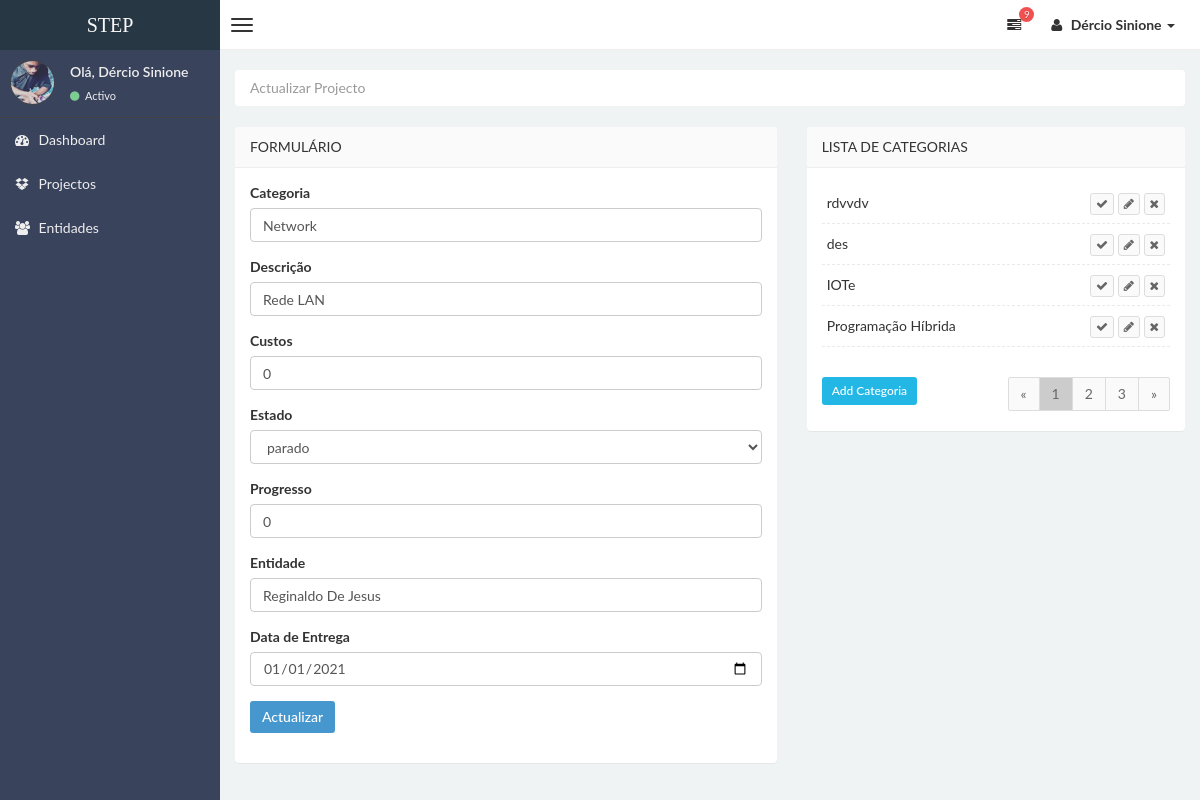
Screenshot of /projectos/update?en=12 (signed in) with the database file from the repository.
### stepsite/models.py (models this page shows, shortened)
class Usuarios(db.Model,UserMixin):
    id = db.Column(db.Integer,primary_key=True)
    nome = db.Column(db.String(30), unique=True, nullable=False)
    email = db.Column(db.String(100), unique=True, nullable=False)
    senha = db.Column(db.String(100), unique=False, nullable=False)
    imagem = db.Column(db.String(30), nullable=False, default='defaultUser.jpg')
    categorias = db.relationship('Categorias', backref='usuarios', lazy=True)
    entidades = db.relationship('Entidades', backref='usuarios', lazy=True)
    projectos = db.relationship('Projectos', backref='usuarios', lazy=True)

class Projectos(db.Model):
    id = db.Column(db.Integer,primary_key=True)
    idcategoria = db.Column(db.Integer, db.ForeignKey('categorias.id'),nullable=False)
    descricao = db.Column(db.String(100), nullable=False)
    custos = db.Column(db.Integer, default=0)
    dataEntrega = db.Column(db.Date)
    dataRegisto = db.Column(db.DateTime,default=datetime.utcnow)
    estado = db.Column(db.String(20),nullable=False,default='prado')
    progresso = db.Column(db.Integer,default='0')
    dataConclusao = db.Column(db.DateTime,default=None)
    idEntidade = db.Column(db.Integer, db.ForeignKey('entidades.id'),nullable=False)
    idUsuario = db.Column(db.Integer, db.ForeignKey('usuarios.id'),nullable=False)
    categoria = db.relationship('Categorias', backref='categoria', lazy=True)
    entidade = db.relationship('Entidades', backref='entidade', lazy=True)

class Categorias(db.Model):
    id = db.Column(db.Integer,primary_key=True)
    nome = db.Column(db.String(50), nullable=False)
    idUser = db.Column(db.Integer, db.ForeignKey('usuarios.id'),nullable=False)
    projectos = db.relationship('Projectos', backref='categorias', lazy=True)

### stepsite/projectos/routes.py (the view, shortened to what this page needs)
@projects.route("/projectos/update",methods=['GET','POST'])
@login_required
def updateprojecto():
    page = request.args.get('page',1, type=int)
    en = request.args.get('en',0, type=int)
    projecto = Projectos.query.get(en)
    form = FormProjectos()
    per_page = 4
    result = Categorias.query.order_by(Categorias.id.desc()).filter_by(idUser=current_user.id).paginate(page=page,per_page=per_page)
    if request.method == 'POST':
        form.custos.data = request.form['custos']
        form.progresso.data = request.form['progresso']
        form.dataEntrega.data = request.form['dataEntrega']
        form.estado.data = request.form['estado']
    else:
        if projecto is not None:
            form.idProjecto.data = projecto.id
            form.idCategoria.data = projecto.idcategoria
            form.categoria.data = projecto.categoria.nome
            form.descricao.data = projecto.descricao
            form.idEntidade.data = projecto.idEntidade
            form.entidade.data = projecto.entidade.nome
            form.custos.data = projecto.custos
            form.progresso.data = projecto.progresso
            form.dataEntrega.data = projecto.dataEntrega
            form.estado.data = projecto.estado
        else:
            return redirect(url_for('projects.projectos'))
    return render_template("updateprojectos.html",title="STEP | Actualizar Projectos",result=result,form=form,curpage=page)

### stepsite/templates/updateprojectos.html (shortened to what this page needs)
{% extends "layoutAdmin.html" %}
{% block content %}
<div class="row">
    <div class="col-md-12">
        <ul class="breadcrumb">
            <li class="active">Actualizar Projecto</li>
        </ul>
    </div>
</div>
<div class="col-md-12">
   </div>
<section class="row">
    <div class="col-lg-7">
        <section class="panel">
            <header class="panel-heading">
                Formulário
            </header>
            <div class="panel-body">
                <form role="form" name="formProjectos" method="POST" action="{{url_for('projects.updateprojecto')}}">
                    <div class="form-group">
                        {{ form.categoria.label(class="form-control-label")}}
                        {% if form.categoria.errors %}
                          {{ form.categoria(class="form-control form-control is-invalid",placeholder="Categoria",style="background-color: white;",readonly="true",autocomplete="off")}}
                        <div class="invalid-feedback">
                                {% for erro in form.categoria.errors %}
                                    <span>{{ erro }}</span>
                                {% endfor %}
                        </div>
                        {% else %}
                            {{ form.categoria(class="form-control form-control",placeholder="Categoria",readonly="True",style="background-color: white;",autocomplete="off")}}
                        {% endif %}
                    </div>
                    <div class="form-group">
                        {{ form.descricao.label(class="form-control-label")}}
                        {% if form.descricao.errors %}
                          {{ form.descricao(class="form-control form-control is-invalid",placeholder="Descrição",autocomplete="off")}}
                        <div class="invalid-feedback">
                                {% for erro in form.descricao.errors %}
                                    <span>{{ erro }}</span>
                                {% endfor %}
                        </div>
                        {% else %}
                            {{ form.descricao(class="form-control form-control",placeholder="Descrição",autocomplete="off")}}
                        {% endif %}
                    </div>
                    <div class="form-group">
                        <label for="">Custos</label>
                       {% if form.custos.errors %}
                       <input type="number" class="form-control form-control is-invalid" value="{{form.custos.data}}" name="custos" placeholder="Custos" autocomplete="off">
                     <div class="invalid-feedback">
                             {% for erro in form.custos.errors %}
                                 <span>{{ erro }}</span>
                             {% endfor %}
                     </div>
                     {% else %}
                         <input type="number" class="form-control form-control" value="{{form.custos.data}}" name="custos" placeholder="Custos" autocomplete="off">
                     {% endif %}
                    </div>
                    <div class="form-group">
                        <label for="selectestado">Estado</label>
                        <select class="form-control m-b-10" name="estado" id="selectestado">
                            <option  value="parado">parado</option>
                        </select>
                     </div>
                    <div class="form-group">
                        <label for="">Progresso</label>
                        {% if form.progresso.errors %}
                        <input type="number" maxlength="100" class="form-control form-control is-invalid" value="{{form.progresso.data}}" name="progresso" placeholder="Progresso" autocomplete="off">
                      <div class="invalid-feedback">
                              {% for erro in form.progresso.errors %}
                                  <span>{{ erro }}</span>
                              {% endfor %}
                      </div>
                      {% else %}
                          <input type="number" maxlength="100" class="form-control form-control" value="{{form.progresso.data}}" name="progresso" placeholder="Progresso" autocomplete="off">
                      {% endif %}
                     </div>
                    <div class="form-group">
                        {{ form.entidade.label(class="form-control-label")}}
                        {% if form.entidade.errors %}
                          {{ form.entidade(class="form-control form-control is-invalid",placeholder="Entidade",style="background-color: white;",readonly="true",autocomplete="off")}}
                        <div class="invalid-feedback">
                                {% for erro in form.entidade.errors %}
                                    <span>{{ erro }}</span>
                                {% endfor %}
                        </div>
                        {% else %}
                            {{ form.entidade(class="form-control form-control",placeholder="Entidade",readonly="True",style="background-color: white;",autocomplete="off")}}
                        {% endif %}
                    </div>
                    <div class="form-group">
                        <label for="dataEntrega">Data de Entrega</label>
                        {% if form.dataEntrega.errors %}
                            <input type="date" value="{{form.dataEntrega.data}}" name="dataEntrega"  class="form-control form-control is-invalid" id="dataEntrega" placeholder="Data de Entrega">
                         <div class="invalid-feedback">
                              {% for erro in form.dataEntrega.errors %}
                                  <span>{{ erro }}</span>
                              {% endfor %}
                      </div>
                      {% else %}
                          <input type="date" value="{{form.dataEntrega.data}}" name="dataEntrega"  class="form-control form-control" id="dataEntrega" placeholder="Data de Entrega">
                      {% endif %}
                    </div>
                    <div class="form-group">
                        {{ form.submit(class="btn btn-primary",value="Actualizar")}}
                    </div>
                </form>
            </div>
        </section>
    </div>
    <div class="col-md-5">
    <section class="panel tasks-widget">
        <header class="panel-heading">
            Lista de Categorias
      </header>
      <div class="panel-body">
        <div class="task-content">
            <ul class="task-list ui-sortable" id="listaCategorias">
            {% if result: %}
                {% for item in result.items %}
                    <li>
                        <span> {{ item.nome }}</span>
                        <div class="pull-right hidden-phone">
                            <a onclick="SelectCategoria('{{item.id}}','{{item.nome}}')"><button class="btn btn-default btn-xs"><i class="fa fa-check"></i></button></a>
                            <a  onclick="AcaoCategoria('/categoria/{{item.id}}/update','Actualizar','{{item.nome}}')" href="#ModalCategoria" data-toggle="modal" data-target="#ModalCategoria"><button class="btn btn-default btn-xs"><i class="fa fa-pencil"></i></button></a>
                            <a href="#ModalConfirm" onclick="fnIdselecionado('/categoria/{{item.id}}/delete?en={{en}}&page={{curpage}}&ops=update')" data-toggle="modal" data-target="#ModalConfirm"><button class="btn btn-default btn-xs"><i class="fa fa-times"></i></button></a>
                        </div>
                    </li>
                {% endfor %}
            {% endif %}
            </ul>
        </div>
            <div class="row">
                <div class="col-md-3">
                <a onclick="AcaoCategoria('/categoria','Adicionar',null)" class="btn btn-info btn-sm pull-left" href="#ModalCategoria" data-toggle="modal">Add Categoria</a>
                </div>
                <div class="col-md-9 text-right">
                    <ul class="pagination" style="margin-top: 0px; margin-bottom: 0px;">
                        <li><a href="#">«</a></li>
                    {% for numPage in result.iter_pages(left_edge=1,right_edge=1,left_current=1,right_current=2)%}
                        {% if numPage %}
                            {% if result.page == numPage %}
                                <li><a style="background-color: #ccc;" href="/projectos/update?en={{en}}&page={{numPage}}">{{ numPage }}</a></li>
                            {% else %}
                                <li><a href="/projectos/update?en={{en}}&page={{numPage}}">{{ numPage }}</a></li>
                            {% endif %}
                        {% endif %}
                    {% endfor %}
                        <li><a href="#">»</a></li>
                    </ul>
                </div>
            </div>
</section>
    </div>
</section>
{% endblock content %}

### stepsite/templates/layoutAdmin.html (shortened to what this page needs)
<!DOCTYPE html>
<html>
    <head>
        <link href="../static/css/bootstrap.css" rel="stylesheet" type="text/css" />
        <link href="../static/css/font-awesome.min.css" rel="stylesheet" type="text/css" />
        <link href="../static/css/mystyle.css" rel="stylesheet" type="text/css" />
        <link href="../static/css/style.css" rel="stylesheet" type="text/css" />
    </head>
    <body class="skin-black">
        <header class="header">
            <a href="{{url_for('main.home')}}" class="logo">
                STEP
            </a>
            <nav class="navbar navbar-static-top" role="navigation">
                <a href="#" class="navbar-btn sidebar-toggle" data-toggle="offcanvas" role="button" >
                    <span class="icon-bar"></span>
                    <span class="icon-bar"></span>
                    <span class="icon-bar"></span>
                </a>
                <div class="navbar-right">
                    <ul class="nav navbar-nav">
                      <li class="dropdown tasks-menu">
                            <a href="#" class="dropdown-toggle" data-toggle="dropdown">
                                <i class="fa fa-tasks"></i>
                                <span class="label label-danger">9</span>
                            </a>
                        </li>
                        <li class="dropdown user user-menu">
                            <a href="#" class="dropdown-toggle" data-toggle="dropdown">
                                <i class="fa fa-user"></i>
                                <span> {{current_user.nome}} <i class="caret"></i></span>
                            </a>
                        </li>
                    </ul>
                </div>
            </nav>
        </header>
        <div class="wrapper row-offcanvas row-offcanvas-left">
            <aside class="left-side sidebar-offcanvas">
                <section class="sidebar">
                    <div class="user-panel">
                        <div class="pull-left image">
                            <img src="{{url_for('static',filename='profile_img/'+current_user.imagem)}}" class="img-circle" alt="User Image" />
                        </div>
                        <div class="pull-left info">
                            <p>Olá, {{current_user.nome}} </p>
                            <a href="#"><i class="fa fa-circle text-success"></i> Activo</a>
                        </div>
                    </div>
                    <ul class="sidebar-menu">
                        <li>
                            <a href="{{url_for('projects.admin')}}">
                                <i class="fa fa-dashboard"></i> <span>Dashboard </span>
                            </a>
                        </li>
                        <li>
                            <a href="{{url_for('projects.projectos')}}">
                                <i class="fa fa-dropbox"></i> <span>Projectos</span>
                            </a>
                        </li>
                        <li class="">
                            <a href="{{url_for('entidads.entidades')}}">
                                <i class="fa fa-group"></i> <span>Entidades</span>
                            </a>
                        </li>
                    </ul>
                </section>
            </aside>
            <aside class="right-side">
            <section class="content">
            {% block content %}
            {% endblock content %}
            </section>
			</aside>
		</div>
    </body>
</html>

### rows the page displays
Usuarios: nome "Dércio Sinione", imagem (picture)
Projectos: descricao "Rede LAN", dataEntrega "01/01/2021"
Categorias: nome "rdvvdv"
Categorias: nome "des"
Categorias: nome "IOTe"
Categorias: nome "Programação Híbrida"

### other values shown
{{ numPage }} "1"
{{ numPage }} "2" "3"
